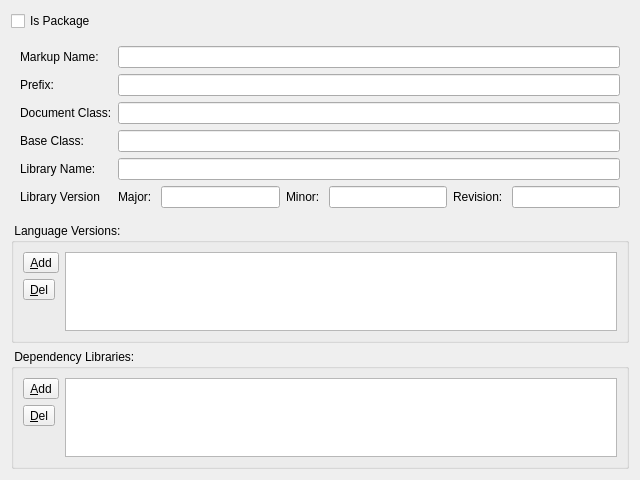
<?xml version="1.0" encoding="UTF-8"?>
<ui version="4.0">
 <class>FormDeviserLanguage</class>
 <widget class="QWidget" name="FormDeviserLanguage">
  <property name="geometry">
   <rect>
    <x>0</x>
    <y>0</y>
    <width>640</width>
    <height>480</height>
   </rect>
  </property>
  <property name="windowTitle">
   <string>Form</string>
  </property>
  <layout class="QGridLayout" name="gridLayout">
   <item row="2" column="0">
    <widget class="QGroupBox" name="grpLanguageVersions">
     <property name="sizePolicy">
      <sizepolicy hsizetype="Expanding" vsizetype="Expanding">
       <horstretch>0</horstretch>
       <verstretch>0</verstretch>
      </sizepolicy>
     </property>
     <property name="toolTip">
      <string/>
     </property>
     <property name="title">
      <string> Language Versions: </string>
     </property>
     <layout class="QHBoxLayout" name="horizontalLayout_3">
      <property name="sizeConstraint">
       <enum>QLayout::SetMaximumSize</enum>
      </property>
      <item>
       <layout class="QVBoxLayout" name="verticalLayout">
        <item>
         <widget class="QToolButton" name="cmdAddVersion">
          <property name="text">
           <string>&amp;Add</string>
          </property>
          <property name="icon">
           <iconset resource="../deviser-resources.qrc">
            <normaloff>:/images/edit_add.png</normaloff>:/images/edit_add.png</iconset>
          </property>
         </widget>
        </item>
        <item>
         <widget class="QToolButton" name="cmdDelVersion">
          <property name="text">
           <string>&amp;Del</string>
          </property>
          <property name="icon">
           <iconset resource="../deviser-resources.qrc">
            <normaloff>:/images/list_remove.png</normaloff>:/images/list_remove.png</iconset>
          </property>
         </widget>
        </item>
        <item>
         <spacer name="verticalSpacer">
          <property name="orientation">
           <enum>Qt::Vertical</enum>
          </property>
          <property name="sizeHint" stdset="0">
           <size>
            <width>20</width>
            <height>40</height>
           </size>
          </property>
         </spacer>
        </item>
       </layout>
      </item>
      <item>
       <widget class="QTableView" name="tblLanguageVersions">
        <property name="alternatingRowColors">
         <bool>true</bool>
        </property>
        <property name="sortingEnabled">
         <bool>true</bool>
        </property>
        <attribute name="horizontalHeaderStretchLastSection">
         <bool>true</bool>
        </attribute>
        <attribute name="verticalHeaderCascadingSectionResizes">
         <bool>true</bool>
        </attribute>
        <attribute name="verticalHeaderDefaultSectionSize">
         <number>23</number>
        </attribute>
       </widget>
      </item>
     </layout>
    </widget>
   </item>
   <item row="3" column="0">
    <widget class="QGroupBox" name="grpDependencies">
     <property name="sizePolicy">
      <sizepolicy hsizetype="Expanding" vsizetype="Expanding">
       <horstretch>0</horstretch>
       <verstretch>0</verstretch>
      </sizepolicy>
     </property>
     <property name="toolTip">
      <string/>
     </property>
     <property name="title">
      <string> Dependency Libraries: </string>
     </property>
     <layout class="QHBoxLayout" name="horizontalLayout_5">
      <property name="sizeConstraint">
       <enum>QLayout::SetMaximumSize</enum>
      </property>
      <item>
       <layout class="QVBoxLayout" name="verticalLayout_2">
        <item>
         <widget class="QToolButton" name="cmdAddDependency">
          <property name="text">
           <string>&amp;Add</string>
          </property>
          <property name="icon">
           <iconset resource="../deviser-resources.qrc">
            <normaloff>:/images/edit_add.png</normaloff>:/images/edit_add.png</iconset>
          </property>
         </widget>
        </item>
        <item>
         <widget class="QToolButton" name="cmdDelDependency">
          <property name="text">
           <string>&amp;Del</string>
          </property>
          <property name="icon">
           <iconset resource="../deviser-resources.qrc">
            <normaloff>:/images/list_remove.png</normaloff>:/images/list_remove.png</iconset>
          </property>
         </widget>
        </item>
        <item>
         <spacer name="verticalSpacer_2">
          <property name="orientation">
           <enum>Qt::Vertical</enum>
          </property>
          <property name="sizeHint" stdset="0">
           <size>
            <width>20</width>
            <height>40</height>
           </size>
          </property>
         </spacer>
        </item>
       </layout>
      </item>
      <item>
       <widget class="QTableView" name="tblDependencies">
        <property name="alternatingRowColors">
         <bool>true</bool>
        </property>
        <property name="sortingEnabled">
         <bool>true</bool>
        </property>
        <attribute name="horizontalHeaderStretchLastSection">
         <bool>true</bool>
        </attribute>
        <attribute name="verticalHeaderCascadingSectionResizes">
         <bool>true</bool>
        </attribute>
        <attribute name="verticalHeaderDefaultSectionSize">
         <number>23</number>
        </attribute>
       </widget>
      </item>
     </layout>
    </widget>
   </item>
   <item row="0" column="0">
    <widget class="QCheckBox" name="chkIsPackage">
     <property name="toolTip">
      <string/>
     </property>
     <property name="text">
      <string>Is Package</string>
     </property>
    </widget>
   </item>
   <item row="1" column="0">
    <widget class="QWidget" name="grpLanguage" native="true">
     <layout class="QFormLayout" name="formLayout">
      <item row="0" column="0">
       <widget class="QLabel" name="label_4">
        <property name="text">
         <string>Markup Name:</string>
        </property>
       </widget>
      </item>
      <item row="0" column="1">
       <widget class="QLineEdit" name="txtName">
        <property name="toolTip">
         <string>&lt;html&gt;&lt;head/&gt;&lt;body&gt;&lt;p&gt;The name of the language, that the library is implementing.&lt;/p&gt;&lt;/body&gt;&lt;/html&gt;</string>
        </property>
        <property name="styleSheet">
         <string notr="true"/>
        </property>
       </widget>
      </item>
      <item row="1" column="0">
       <widget class="QLabel" name="label_5">
        <property name="text">
         <string>&lt;html&gt;&lt;head/&gt;&lt;body&gt;&lt;p&gt;Prefix:&lt;/p&gt;&lt;/body&gt;&lt;/html&gt;</string>
        </property>
       </widget>
      </item>
      <item row="1" column="1">
       <widget class="QLineEdit" name="txtPrefix">
        <property name="toolTip">
         <string/>
        </property>
        <property name="styleSheet">
         <string notr="true"/>
        </property>
       </widget>
      </item>
      <item row="2" column="0">
       <widget class="QLabel" name="label_6">
        <property name="text">
         <string>Document Class:</string>
        </property>
       </widget>
      </item>
      <item row="2" column="1">
       <widget class="QLineEdit" name="txtDocumentClass">
        <property name="toolTip">
         <string/>
        </property>
        <property name="styleSheet">
         <string notr="true"/>
        </property>
       </widget>
      </item>
      <item row="3" column="0">
       <widget class="QLabel" name="label_7">
        <property name="text">
         <string>Base Class:</string>
        </property>
       </widget>
      </item>
      <item row="3" column="1">
       <widget class="QLineEdit" name="txtBaseClass">
        <property name="toolTip">
         <string/>
        </property>
        <property name="styleSheet">
         <string notr="true"/>
        </property>
       </widget>
      </item>
      <item row="4" column="0">
       <widget class="QLabel" name="label_8">
        <property name="text">
         <string>Library Name:</string>
        </property>
       </widget>
      </item>
      <item row="4" column="1">
       <widget class="QLineEdit" name="txtLibraryName">
        <property name="toolTip">
         <string/>
        </property>
        <property name="styleSheet">
         <string notr="true"/>
        </property>
       </widget>
      </item>
      <item row="6" column="1">
       <layout class="QHBoxLayout" name="horizontalLayout_4">
        <item>
         <layout class="QHBoxLayout" name="horizontalLayout">
          <item>
           <widget class="QLabel" name="label">
            <property name="text">
             <string>Major: </string>
            </property>
           </widget>
          </item>
          <item>
           <widget class="QLineEdit" name="txtMajor">
            <property name="toolTip">
             <string/>
            </property>
           </widget>
          </item>
         </layout>
        </item>
        <item>
         <layout class="QHBoxLayout" name="horizontalLayout_2">
          <item>
           <widget class="QLabel" name="label_2">
            <property name="text">
             <string>Minor: </string>
            </property>
           </widget>
          </item>
          <item>
           <widget class="QLineEdit" name="txtMinor">
            <property name="toolTip">
             <string/>
            </property>
           </widget>
          </item>
         </layout>
        </item>
        <item>
         <layout class="QHBoxLayout" name="horizontalLayout_21">
          <item>
           <widget class="QLabel" name="label_21">
            <property name="text">
             <string>Revision: </string>
            </property>
           </widget>
          </item>
          <item>
           <widget class="QLineEdit" name="txtRevision">
            <property name="toolTip">
             <string/>
            </property>
           </widget>
          </item>
         </layout>
        </item>
       </layout>
      </item>
      <item row="6" column="0">
       <widget class="QLabel" name="label_3">
        <property name="text">
         <string>Library Version</string>
        </property>
       </widget>
      </item>
     </layout>
    </widget>
   </item>
  </layout>
 </widget>
 <resources>
  <include location="../deviser-resources.qrc"/>
 </resources>
 <connections>
  <connection>
   <sender>cmdAddDependency</sender>
   <signal>clicked()</signal>
   <receiver>FormDeviserLanguage</receiver>
   <slot>addDependency()</slot>
   <hints>
    <hint type="sourcelabel">
     <x>31</x>
     <y>372</y>
    </hint>
    <hint type="destinationlabel">
     <x>319</x>
     <y>239</y>
    </hint>
   </hints>
  </connection>
  <connection>
   <sender>chkIsPackage</sender>
   <signal>clicked()</signal>
   <receiver>FormDeviserLanguage</receiver>
   <slot>isPackageToggled()</slot>
   <hints>
    <hint type="sourcelabel">
     <x>319</x>
     <y>17</y>
    </hint>
    <hint type="destinationlabel">
     <x>319</x>
     <y>239</y>
    </hint>
   </hints>
  </connection>
  <connection>
   <sender>cmdAddVersion</sender>
   <signal>clicked()</signal>
   <receiver>FormDeviserLanguage</receiver>
   <slot>addVersion()</slot>
   <hints>
    <hint type="sourcelabel">
     <x>31</x>
     <y>234</y>
    </hint>
    <hint type="destinationlabel">
     <x>319</x>
     <y>239</y>
    </hint>
   </hints>
  </connection>
  <connection>
   <sender>cmdDelDependency</sender>
   <signal>clicked()</signal>
   <receiver>FormDeviserLanguage</receiver>
   <slot>delDependency()</slot>
   <hints>
    <hint type="sourcelabel">
     <x>31</x>
     <y>400</y>
    </hint>
    <hint type="destinationlabel">
     <x>319</x>
     <y>239</y>
    </hint>
   </hints>
  </connection>
  <connection>
   <sender>cmdDelVersion</sender>
   <signal>clicked()</signal>
   <receiver>FormDeviserLanguage</receiver>
   <slot>delVersion()</slot>
   <hints>
    <hint type="sourcelabel">
     <x>31</x>
     <y>262</y>
    </hint>
    <hint type="destinationlabel">
     <x>319</x>
     <y>239</y>
    </hint>
   </hints>
  </connection>
  <connection>
   <sender>txtBaseClass</sender>
   <signal>textEdited(QString)</signal>
   <receiver>FormDeviserLanguage</receiver>
   <slot>baseClassChanged(QString)</slot>
   <hints>
    <hint type="sourcelabel">
     <x>362</x>
     <y>120</y>
    </hint>
    <hint type="destinationlabel">
     <x>319</x>
     <y>239</y>
    </hint>
   </hints>
  </connection>
  <connection>
   <sender>txtDocumentClass</sender>
   <signal>textEdited(QString)</signal>
   <receiver>FormDeviserLanguage</receiver>
   <slot>documentClassChanged(QString)</slot>
   <hints>
    <hint type="sourcelabel">
     <x>362</x>
     <y>94</y>
    </hint>
    <hint type="destinationlabel">
     <x>319</x>
     <y>239</y>
    </hint>
   </hints>
  </connection>
  <connection>
   <sender>txtLibraryName</sender>
   <signal>textEdited(QString)</signal>
   <receiver>FormDeviserLanguage</receiver>
   <slot>libraryNameChanged(QString)</slot>
   <hints>
    <hint type="sourcelabel">
     <x>362</x>
     <y>146</y>
    </hint>
    <hint type="destinationlabel">
     <x>319</x>
     <y>239</y>
    </hint>
   </hints>
  </connection>
  <connection>
   <sender>txtMajor</sender>
   <signal>textEdited(QString)</signal>
   <receiver>FormDeviserLanguage</receiver>
   <slot>majorChanged(QString)</slot>
   <hints>
    <hint type="sourcelabel">
     <x>201</x>
     <y>180</y>
    </hint>
    <hint type="destinationlabel">
     <x>319</x>
     <y>239</y>
    </hint>
   </hints>
  </connection>
  <connection>
   <sender>txtMinor</sender>
   <signal>textEdited(QString)</signal>
   <receiver>FormDeviserLanguage</receiver>
   <slot>minorChanged(QString)</slot>
   <hints>
    <hint type="sourcelabel">
     <x>375</x>
     <y>180</y>
    </hint>
    <hint type="destinationlabel">
     <x>319</x>
     <y>239</y>
    </hint>
   </hints>
  </connection>
  <connection>
   <sender>txtName</sender>
   <signal>textEdited(QString)</signal>
   <receiver>FormDeviserLanguage</receiver>
   <slot>markupNameChanged(QString)</slot>
   <hints>
    <hint type="sourcelabel">
     <x>362</x>
     <y>42</y>
    </hint>
    <hint type="destinationlabel">
     <x>319</x>
     <y>239</y>
    </hint>
   </hints>
  </connection>
  <connection>
   <sender>txtPrefix</sender>
   <signal>textEdited(QString)</signal>
   <receiver>FormDeviserLanguage</receiver>
   <slot>prefixChanged(QString)</slot>
   <hints>
    <hint type="sourcelabel">
     <x>362</x>
     <y>68</y>
    </hint>
    <hint type="destinationlabel">
     <x>319</x>
     <y>239</y>
    </hint>
   </hints>
  </connection>
  <connection>
   <sender>txtRevision</sender>
   <signal>textEdited(QString)</signal>
   <receiver>FormDeviserLanguage</receiver>
   <slot>revisionChanged(QString)</slot>
   <hints>
    <hint type="sourcelabel">
     <x>564</x>
     <y>180</y>
    </hint>
    <hint type="destinationlabel">
     <x>319</x>
     <y>239</y>
    </hint>
   </hints>
  </connection>
 </connections>
 <slots>
  <slot>isPackageToggled()</slot>
  <slot>markupNameChanged(QString)</slot>
  <slot>prefixChanged(QString)</slot>
  <slot>documentClassChanged(QString)</slot>
  <slot>baseClassChanged(QString)</slot>
  <slot>libraryNameChanged(QString)</slot>
  <slot>majorChanged(QString)</slot>
  <slot>minorChanged(QString)</slot>
  <slot>revisionChanged(QString)</slot>
  <slot>addVersion()</slot>
  <slot>delVersion()</slot>
  <slot>addDependency()</slot>
  <slot>delDependency()</slot>
 </slots>
</ui>
